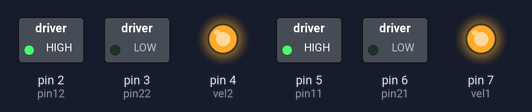
The sketch below on a simulated Arduino Uno, built with avr-gcc and run on an emulated ATmega328P. On the bench: switched loads named in the sketch (green lamp = pin HIGH), output pins drawn as LEDs (lit = HIGH).

Above: at 0.1 s.
Timing chart, 0 to 1.6 s (numbered marks = the images above):
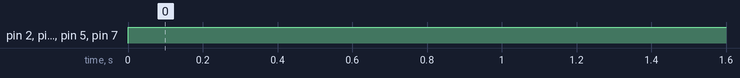

Measured:
- by itself, pin 2 (pin12), pin 4 (vel2), pin 5 (pin11), pin 7 (vel1): LOW → HIGH at 0.00 s

The sketch:

Proba_motor_grass.ino
```cpp
//motor 1
const int pin11 =5; //control motor1
const int pin21 = 6; //control direccio contraria
//moto2
const int pin12 = 2;//control motor2
const int pin22 = 3;//control direccio contraria

const int vel1 = 7; // pin de la velocitat
const int vel2 = 4; // pin de la velocitat


int velocitat = 255; //definir valor velocitat

void setup() {
  // put your setup code here, to run once:
  pinMode(pin11,OUTPUT);
  pinMode(pin21,OUTPUT);
  pinMode(pin12,OUTPUT);
  pinMode(pin22,OUTPUT);
  pinMode(vel1,OUTPUT);
  pinMode(vel2,OUTPUT);

}

void loop() {
  // put your main code here, to run repeatedly:
  accionarMotor(pin11, pin21, vel1, velocitat);
  accionarMotor(pin12, pin22, vel2, velocitat);

}

void accionarMotor(int pin1, int pin2, int vel, int velocitat){
  if(velocitat > 0){
    digitalWrite(pin1, HIGH);
    digitalWrite(pin2, LOW);
  }
  else{
    digitalWrite(pin1, LOW);
    digitalWrite(pin2, HIGH);
  }
   analogWrite(vel,abs(velocitat));

}
```
